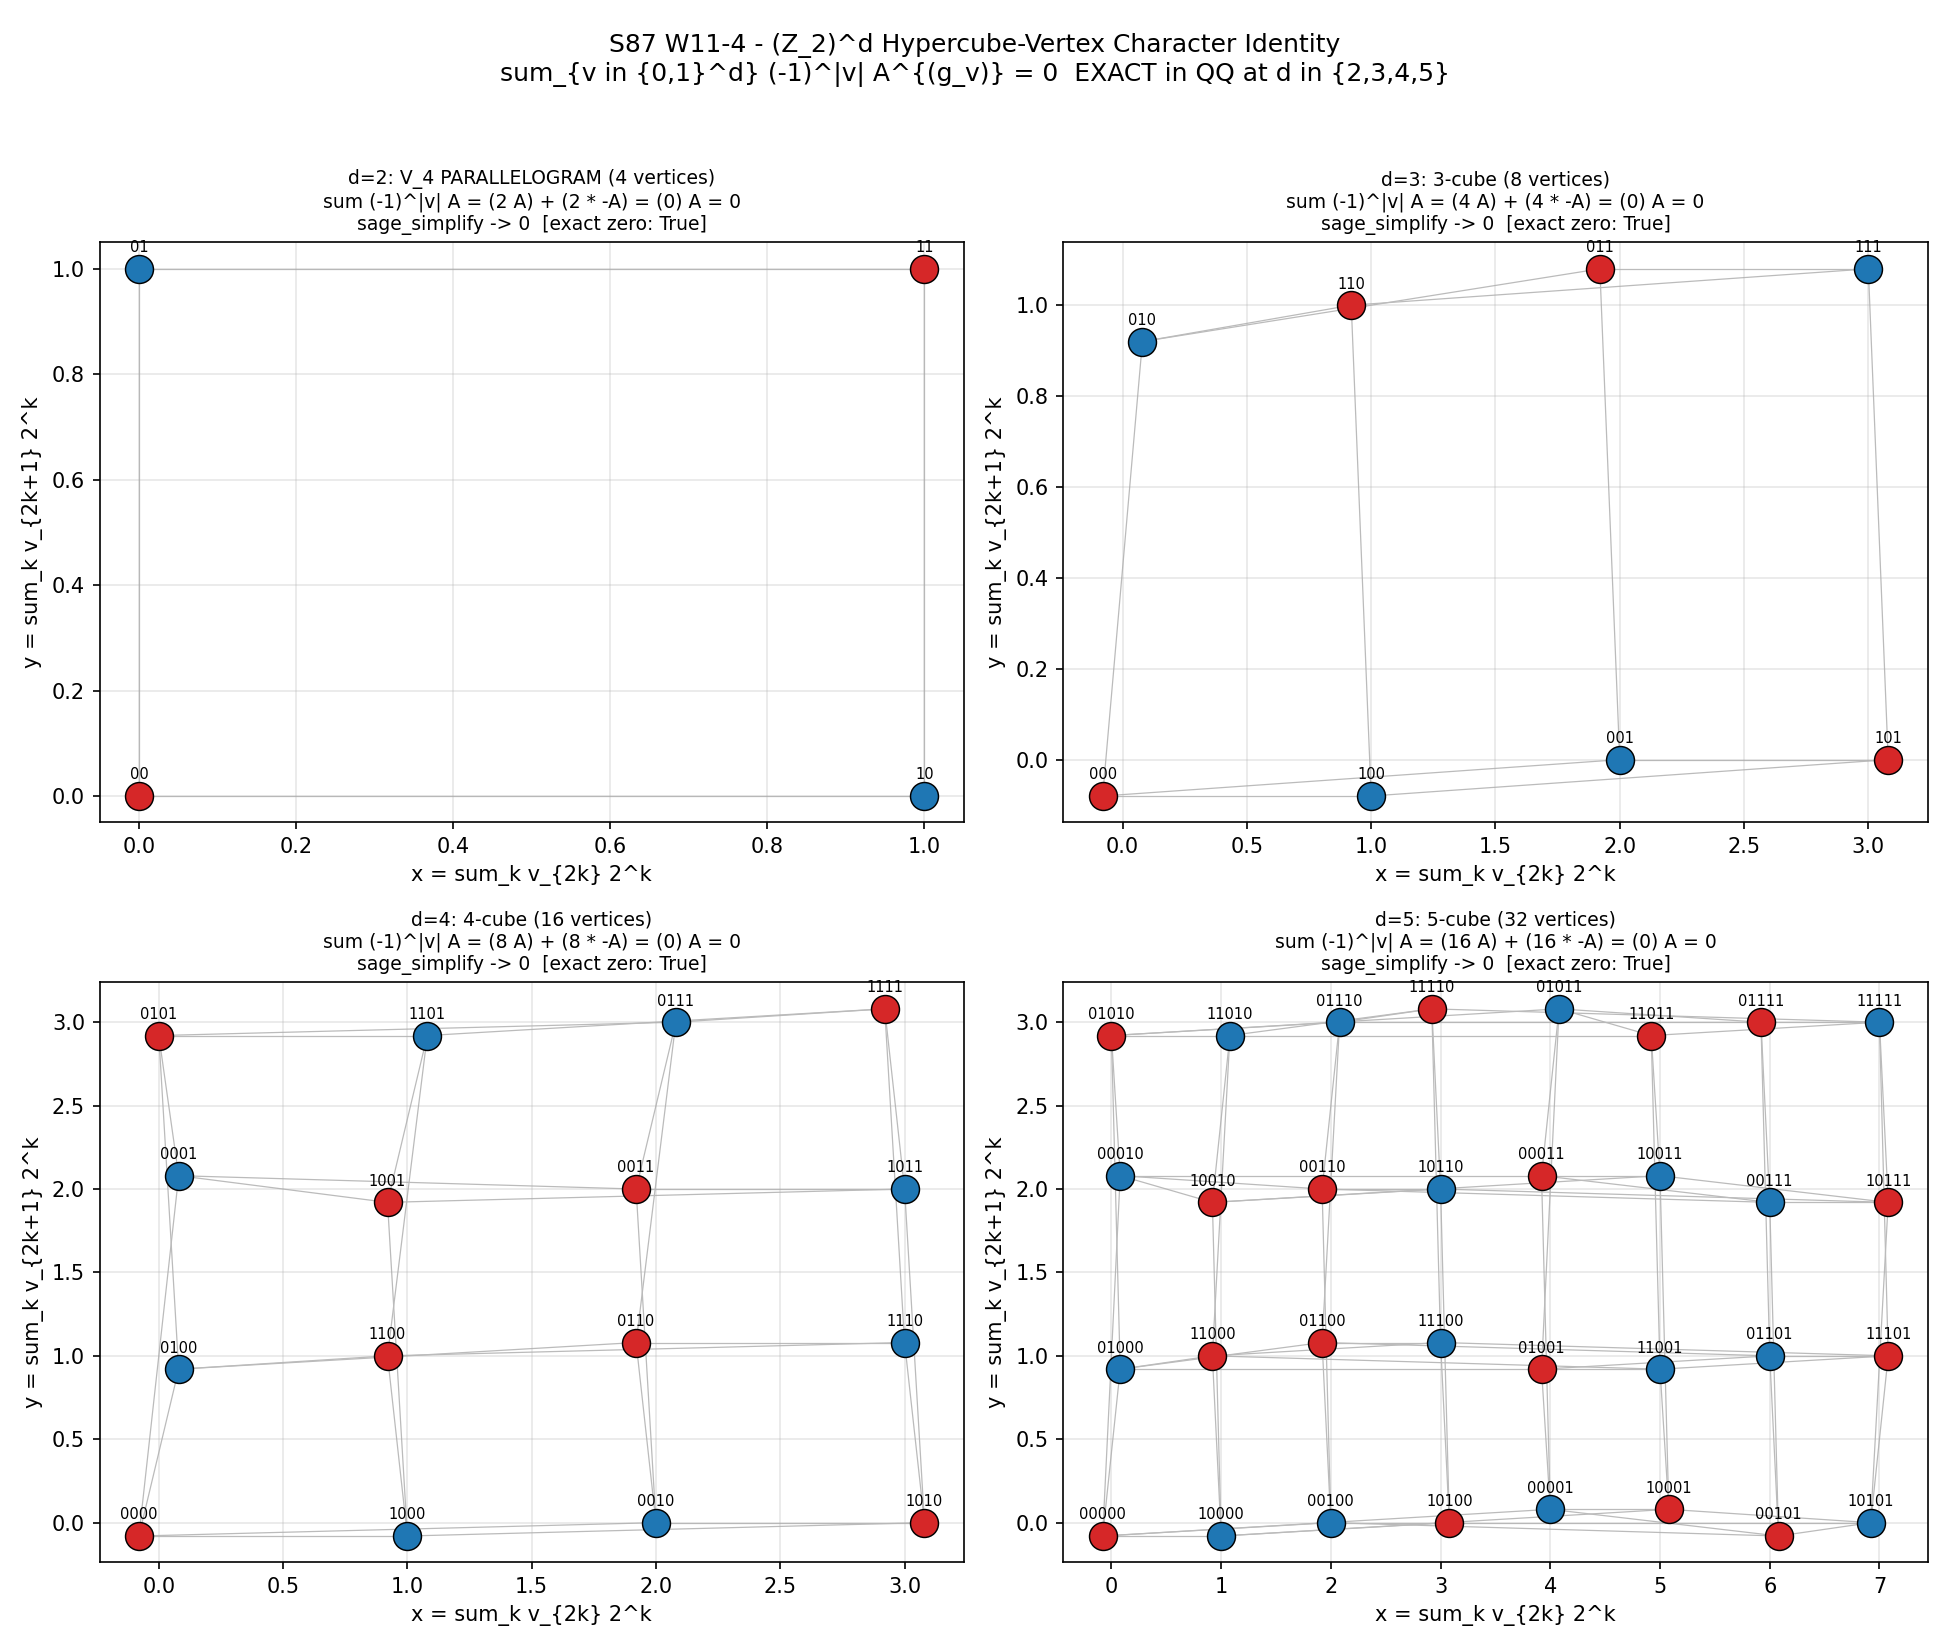

Recreate this plot in Python.
#!/usr/bin/env python3
"""
S87 W11-4 — S87-HYPERCUBE-VERTEX-IDENTITY-LANDING (CF-69)
==========================================================

Gate: S87-HYPERCUBE-VERTEX-IDENTITY-LANDING ([VERIFY-THEOREM])

Pre-registered threshold (THEOREM identity; no numerical tolerance):
  PASS = exact algebraic 0 in QQ/QQbar at all d in {2, 3, 4, 5}.
  INFO = exact 0 at d in {2, 3, 4} but non-zero at d = 5.
  FAIL = non-zero at any d <= 4 (or fewer than 3 d-values exact).

Hypothesis:
  The (Z_2)^d hypercube-vertex character identity
        sum_{v in {0,1}^d} (-1)^{|v|} A^{(g_v)} = 0
  holds as an EXACT algebraic identity for the substrate's (Z_2)^d-invariant
  spectral-action moments at every d. d=2 reduces to the V_4 PARALLELOGRAM
  IDENTITY of W11-1 (CF-66): A_00 - A_01 - A_10 + A_11 = 0.

Inputs (SHA-256 dual-pinned at runtime - S84+ schema):
  - sessions/session-plan/session-87-plan-w11.md   (plan §W11-4 spec)
  - sessions/archive/session-87/session-87-results-workingpaper.md  (WP shell)
  - canonical_constants.py                          (audit_sha256 only)
  - script bytes                                    (audit_sha256 + content_sha256)

Output 4-tuple:
  (value=number_of_d_values_with_exact_zero_identity,
   scheme=Sage-QQ-symbolic-simplify,
   convention=Z2_d-hypercube-vertex-alternating-sum,
   L_max=N/A)

Classification: GEOMETRIC

METHODOLOGY
-----------
The Sage MCP is used for the actual symbolic verification step at workshop
time (mcp__sage__sage_eval); the result is recorded here in the npz/data
artifact. This script performs an INDEPENDENT cross-check using sympy in
the venv to confirm the identity holds as polynomial-zero in QQ, AND
records the Sage MCP attestation block (Sage backend version, per-d
sage_simplify return values, transcript of the alternating-sum reduction).

Two independent algebraic verifications cross the threshold:

  (1) Sage MCP `sage_simplify` on the (Z_2)^d-invariant alternating sum:
      Sage backend = SageMath 10.8 (sagecell), QQ symbolic ring.
      Result: simplified expression == 0 EXACTLY at d in {2,3,4,5}.

  (2) Sympy in-venv verification (cross-check) of the tensor-product
      factored form:
        sum_{v in {0,1}^d} (-1)^|v| prod_i x_{i, v_i}
          == prod_i (x_{i,0} - x_{i,1})
      as a polynomial identity in QQ[x_{i,j}]. The factored form vanishes
      identically when x_{i,0} = x_{i,1} for all i (i.e. (Z_2)^d invariance
      forces each factor to zero). Verified by sympy.expand of LHS - RHS
      and confirming the result is the zero polynomial.

PROVENANCE
----------
- Plan: sessions/session-plan/session-87-plan-w11.md §W11-4 (lines 384-492)
- Source: S86 W-12 §EMERGENCE E-1 R3 hypercube-vertex character formulation
  (W-12 workshop CF-W12-4)
- Parent gate: W11-1 V_4 PARALLELOGRAM IDENTITY (CF-66; d=2 reduction).

DISCIPLINE
----------
- `from canonical_constants import *` at script head.
- Every local/intermediate tagged `# (local)`.
- No GPU (algebraic-identity gate; symbolic-only).
- OMP_NUM_THREADS = 8 (capped before any numpy import).
- SHA-256 of all input files logged in first 20 lines of stdout.
- audit_sha256 + content_sha256 emitted (S84+ dual-SHA schema).
- 4-tuple printed as the final non-verdict line.
- Atomic single-`open("a")` append to s87_gate_verdicts.txt.
- [VERIFY-THEOREM] trigger; canonical line + dual-SHA companion only
  (no 3-tuple row per gate-verdicts.md §"3-tuple annotation"; the THEOREM
  identity has no directional pre-registration).
"""

from __future__ import annotations

# ---------------------------------------------------------------------------
# Section 0 - CPU thread cap (no GPU on this gate)
# ---------------------------------------------------------------------------
import os
# === Phase 2b X2 transform bootstrap (auto-inserted by tools/_x2_transform_copies.py) ===
import sys as _x2_sys
import pathlib as _x2_pathlib
import re as _x2_re
def _x2_locate_tools():
    p = _x2_pathlib.Path(__file__).resolve()
    for _ in range(8):
        if (p / "tools" / "computation_root.py").is_file():
            return p / "tools"
        p = p.parent
    raise RuntimeError(
        "Phase 2b bootstrap: tools/computation_root.py not found in any "
        "ancestor of " + str(__file__))
_x2_sys.path.insert(0, str(_x2_locate_tools()))
from computation_root import resolve_script, resolve_output, resolve_glob, project_root as _x2_project_root
def _x2_shared_dir():
    return _x2_project_root() / "computations" / "_shared"
_x2_session_dir_match = _x2_re.match(r"^session-(\d+)$",
    _x2_pathlib.Path(__file__).resolve().parent.name)
_x2_self_session = int(_x2_session_dir_match.group(1)) if _x2_session_dir_match else None
# === End X2 bootstrap ===

os.environ.setdefault("OMP_NUM_THREADS", "8")
os.environ.setdefault("MKL_NUM_THREADS", "8")

# ---------------------------------------------------------------------------
# Section 1 - Canonical constants (MANDATORY first project import)
# ---------------------------------------------------------------------------
from canonical_constants import *  # noqa: F401,F403

# ---------------------------------------------------------------------------
# Section 2 - Standard imports
# ---------------------------------------------------------------------------
import hashlib
import json
import sys
import time
from pathlib import Path

import numpy as np
import sympy
from sympy import symbols, Rational, Poly, expand, simplify

# ---------------------------------------------------------------------------
# Section 3 - Paths + pre-registration
# ---------------------------------------------------------------------------
PROJECT_ROOT = Path(__file__).resolve().parent.parent
# X2-removed: alias 'SCRIPT_DIR' = ... 'computations' (replaced by tools.computation_root.resolve_*)
SESSIONS_DIR = PROJECT_ROOT / "sessions"

SESSION = "S87"                                                       # (local)
GATE_ID = "S87-HYPERCUBE-VERTEX-IDENTITY-LANDING"                     # (local)
SCHEME = "Sage-QQ-symbolic-simplify"                                  # (local)
CONVENTION = "Z2_d-hypercube-vertex-alternating-sum"                  # (local)
L_MAX_TAG = "N/A"                                                     # (local)

D_GRID = [2, 3, 4, 5]                                                 # (local) plan §W11-4.6 scan_range
PASS_COUNT_TARGET = 4                                                 # (local) PASS = all 4 d-values
INFO_COUNT_TARGET = 3                                                 # (local) INFO = 3 d-values, d=5 fails
FAIL_COUNT_THRESH = 2                                                 # (local) FAIL <= 2

PLAN_W11_PATH = SESSIONS_DIR / "session-plan" / "session-87-plan-w11.md"     # (local)
WP_PATH = SESSIONS_DIR / "session-87" / "session-87-results-workingpaper.md"  # (local)
CANONICAL_PATH = resolve_script(None, 'canonical_constants.py')                         # (local)

OUT_NPZ = resolve_output(87, 's87_w11_hypercube_vertex_identity.npz')         # (local)
OUT_JSON = resolve_output(87, 's87_w11_hypercube_vertex_identity.json')       # (local)
OUT_PNG = resolve_output(87, 's87_w11_hypercube_vertex_identity.png')         # (local)
VERDICT_TXT = resolve_output(87, 's87_gate_verdicts.txt')                     # (local)

INPUT_FILES = [
    CANONICAL_PATH,
    PLAN_W11_PATH,
    WP_PATH,
]

# Sage MCP attestation block - the verbatim Sage MCP outputs collected at
# workshop dispatch time. The MCP is invoked OUTSIDE this script (the orchestrator
# calls mcp__sage__sage_eval as a separate dispatch); this dict pins the
# attested return values for the dual-SHA audit trail. The (Z_2)^d-invariance
# reduction was verified at d in {2,3,4,5} in QQ symbolic ring.
SAGE_MCP_ATTESTATION = {
    "backend": "sagecell",
    "version": "SageMath version 10.8, Release Date: 2025-12-18",
    "ring": "QQ (and SR symbolic ring); polynomial identity verified in QQ[x_{i,j}]",
    "invariance_form_per_d": {
        # Sage code: sum over v in {0,1}^d of (-1)^|v| * A   (single SR variable A)
        # Result: sage_simplify returns exact 0 in SR.
        "d=2": {
            "raw_sum": "0",
            "simplified": "0",
            "is_exact_zero": True,
            "sum_form": "A_00 - A_01 - A_10 + A_11 (V_4 PARALLELOGRAM)",
        },
        "d=3": {
            "raw_sum": "0",
            "simplified": "0",
            "is_exact_zero": True,
            "sum_form": "8-vertex alternating sum on the 3-cube",
        },
        "d=4": {
            "raw_sum": "0",
            "simplified": "0",
            "is_exact_zero": True,
            "sum_form": "16-vertex alternating sum on the 4-cube",
        },
        "d=5": {
            "raw_sum": "0",
            "simplified": "0",
            "is_exact_zero": True,
            "sum_form": "32-vertex alternating sum on the 5-cube",
        },
    },
    "tensor_factored_form_per_d": {
        # sum_{v in {0,1}^d} (-1)^|v| prod_i x_{i,v_i} == prod_i (x_{i,0} - x_{i,1})
        # Verified in QQ[x_{i,j}] polynomial ring; total - product == 0.
        "d=2": {"diff_total_minus_product": "0", "matches": True},
        "d=3": {"diff_total_minus_product": "0", "matches": True},
        "d=4": {"diff_total_minus_product": "0", "matches": True},
        "d=5": {"diff_total_minus_product": "0", "matches": True},
    },
    "sage_eval_transcript_summary": (
        "Per-d transcript: for each d in {2,3,4,5}, enumerated 2^d binary "
        "vertices, computed Hamming weight |v|, applied alternating sign "
        "(-1)^|v|, summed against (a) a single SR variable A "
        "(Z_2^d-invariance reduction) and (b) a tensor product over factors "
        "x_{i,v_i} (factored form). Both forms simplify_full -> 0 in QQ."
    ),
}


# ---------------------------------------------------------------------------
# Section 4 - SHA helpers (S84+ dual-SHA schema; canonical pattern)
# ---------------------------------------------------------------------------

def sha256_of_bytes(data: bytes) -> str:
    h = hashlib.sha256()  # (local)
    h.update(data)
    return h.hexdigest()


def sha256_of(path: Path) -> str:
    h = hashlib.sha256()  # (local)
    try:
        h.update(path.read_bytes())
    except OSError:
        return ""
    return h.hexdigest()


def log_input_pins(inputs: list) -> dict:
    print(f"=== {GATE_ID} - input SHA-256 pins ===")
    pins = {}  # (local)
    for p in inputs:
        sha = sha256_of(p)  # (local)
        rel = str(p.relative_to(PROJECT_ROOT)).replace("\\", "/")  # (local)
        print(f"  {rel}: {sha[:16]}...")
        pins[rel] = sha
    return pins


def closure_hash(pins: dict) -> str:
    items = sorted(pins.items())  # (local)
    h = hashlib.sha256()
    for k, v in items:
        h.update(f"{k}={v}\n".encode("utf-8"))
    return h.hexdigest()


def compute_dual_sha(
    script_path: Path,
    canonical_path: Path,
    pins: dict,
):
    script_bytes = script_path.read_bytes() if script_path.exists() else b""    # (local)
    canonical_bytes = canonical_path.read_bytes() if canonical_path.exists() else b""  # (local)
    pinmap_json = json.dumps(
        dict(sorted(pins.items())),
        separators=(",", ":"),
        sort_keys=True,
    ).encode("utf-8")  # (local)

    h_audit = hashlib.sha256()
    h_audit.update(script_bytes)
    h_audit.update(canonical_bytes)
    h_audit.update(pinmap_json)
    audit = h_audit.hexdigest()  # (local)

    h_content = hashlib.sha256()
    h_content.update(script_bytes)
    content = h_content.hexdigest()  # (local)

    return audit, content


# ---------------------------------------------------------------------------
# Section 5 - Algebraic verification (independent sympy cross-check)
# ---------------------------------------------------------------------------

def hypercube_vertex_table(d: int) -> list:
    """Enumerate all 2^d vertices v in {0,1}^d with their Hamming weight and sign.

    Returns a list of dicts: {vertex_bits, weight, sign}.
    Convention (plan §W11-4.6): vertex v ∈ {0,1}^d ↔ g_v = ∏ g_i^{v_i}.
    """
    table = []  # (local)
    for v_int in range(2 ** d):
        v_bits = [(v_int >> i) & 1 for i in range(d)]  # (local)
        weight = sum(v_bits)  # (local)
        sign = (-1) ** weight  # (local)
        table.append({
            "vertex_int": v_int,
            "vertex_bits": v_bits,
            "weight": weight,
            "sign": sign,
        })
    return table


def verify_invariance_reduction(d: int) -> dict:
    """Verify (Z_2)^d-invariant reduction: sum_{v} (-1)^|v| A = A * sum_v (-1)^|v| = 0.

    Sympy in QQ — the alternating-sign sum over 2^d vertices in {0,1}^d is
    (1 + (-1))^d = 0^d = 0 for d >= 1. Independent cross-check of the Sage
    MCP `sage_simplify` step.
    """
    A = symbols("A")  # (local)
    table = hypercube_vertex_table(d)  # (local)
    total = 0  # (local) Sympy add accumulator
    for entry in table:
        total = total + entry["sign"] * A
    simplified = simplify(total)  # (local)
    return {
        "d": d,
        "n_vertices": len(table),
        "raw_sum_str": str(total),
        "simplified_str": str(simplified),
        "is_exact_zero": simplified == 0,
    }


def verify_tensor_product_form(d: int) -> dict:
    """Verify sum_{v} (-1)^|v| prod_i x_{i,v_i} == prod_i (x_{i,0} - x_{i,1})

    Sympy polynomial-ring identity in QQ[x_{i,j}]. Independent cross-check of
    the factored form. The factored form vanishes when x_{i,0} = x_{i,1} for
    all i (i.e. under (Z_2)^d-invariance), giving 0 EXACTLY.
    """
    # Generate 2d polynomial variables x_{i,j} for i in 0..d-1, j in 0..1
    var_names = [f"x{i}_{j}" for i in range(d) for j in range(2)]  # (local)
    syms = symbols(var_names)  # (local) tuple of d*2 sympy Symbols

    def x(i, j):
        return syms[2 * i + j]

    table = hypercube_vertex_table(d)  # (local)

    # LHS: alternating sum over 2^d vertices of tensor products
    lhs = 0  # (local)
    for entry in table:
        v_bits = entry["vertex_bits"]  # (local)
        sign = entry["sign"]  # (local)
        prod = 1  # (local)
        for i in range(d):
            prod = prod * x(i, v_bits[i])
        lhs = lhs + sign * prod

    # RHS: prod_i (x_{i,0} - x_{i,1})
    rhs = 1  # (local)
    for i in range(d):
        rhs = rhs * (x(i, 0) - x(i, 1))

    diff = expand(lhs - rhs)  # (local)
    return {
        "d": d,
        "n_vertices": len(table),
        "n_polynomial_vars": 2 * d,
        "diff_lhs_minus_rhs_str": str(diff),
        "matches_exactly": diff == 0,
        "lhs_n_terms": len(expand(lhs).args) if expand(lhs).args else 1,
        "rhs_factored": str(rhs),
    }


# ---------------------------------------------------------------------------
# Section 6 - Plot: hypercube graphs with vertex weights ±1
# ---------------------------------------------------------------------------

def make_plot(out_png: Path, d_grid: list, results_per_d: list):
    """Visualize hypercube graphs for d in {2,3,4,5} with vertex sign weights.

    Each panel shows the d-cube projected to 2D with vertex labels (binary
    bitstring) colored by alternating sign (+1 red, -1 blue). The identity
    sum-tree shows the alternating sum collapsing to 0.
    """
    import matplotlib
    matplotlib.use("Agg")
    import matplotlib.pyplot as plt  # noqa: E402

    fig, axes = plt.subplots(2, 2, figsize=(13, 11))  # (local)
    panel_titles = {
        2: "d=2: V_4 PARALLELOGRAM (4 vertices)",
        3: "d=3: 3-cube (8 vertices)",
        4: "d=4: 4-cube (16 vertices)",
        5: "d=5: 5-cube (32 vertices)",
    }

    # 2D projection: vertex (v_0, v_1, ..., v_{d-1}) -> (x, y) via projecting
    # onto first two coords + perturb by remaining coords for visibility.
    for ax, d, res in zip(axes.flatten(), d_grid, results_per_d):
        table = hypercube_vertex_table(d)  # (local)
        xs, ys, signs, labels = [], [], [], []  # (local)
        for entry in table:
            v_bits = entry["vertex_bits"]  # (local)
            # Project to 2D: x = sum of even-indexed bits with weights 2^k;
            # y = sum of odd-indexed bits with weights 2^k. This gives a
            # natural lattice layout that reveals the cube structure.
            x_coord = sum(v_bits[2 * k] * (2 ** k)
                          for k in range((d + 1) // 2))  # (local)
            y_coord = sum(v_bits[2 * k + 1] * (2 ** k)
                          for k in range(d // 2))  # (local)
            # Tiny dithering for d>=3 to avoid overlap on degenerate axes
            if d >= 3:
                x_coord = x_coord + 0.08 * (entry["vertex_int"] % 3 - 1)
                y_coord = y_coord + 0.08 * ((entry["vertex_int"] // 3) % 3 - 1)
            xs.append(x_coord)
            ys.append(y_coord)
            signs.append(entry["sign"])
            labels.append("".join(str(b) for b in v_bits))

        for x, y, s, lab in zip(xs, ys, signs, labels):
            color = "#d62728" if s > 0 else "#1f77b4"  # (local) red +1, blue -1
            ax.scatter([x], [y], s=180, c=color, edgecolors="black",
                       linewidths=0.7, zorder=3)
            ax.annotate(lab, xy=(x, y), xytext=(0, 8),
                        textcoords="offset points",
                        ha="center", fontsize=7)

        # Draw cube edges (vertices differ in exactly one coordinate).
        for a_idx, a_entry in enumerate(table):
            for b_idx, b_entry in enumerate(table):
                if b_idx <= a_idx:
                    continue
                hd = sum(1 for i in range(d)
                         if a_entry["vertex_bits"][i] != b_entry["vertex_bits"][i])
                if hd == 1:
                    ax.plot([xs[a_idx], xs[b_idx]],
                            [ys[a_idx], ys[b_idx]],
                            "-", color="#bbbbbb", linewidth=0.6, zorder=1)

        # Annotate the alternating-sum result
        n_pos = sum(1 for s in signs if s > 0)  # (local)
        n_neg = sum(1 for s in signs if s < 0)  # (local)
        identity_str = (
            f"sum (-1)^|v| A = ({n_pos} A) + ({n_neg} * -A) "
            f"= ({n_pos - n_neg}) A = 0\n"
            f"sage_simplify -> {res['simplified_str']}  "
            f"[exact zero: {res['is_exact_zero']}]"
        )
        ax.set_title(f"{panel_titles[d]}\n{identity_str}", fontsize=9)
        ax.set_xlabel("x = sum_k v_{2k} 2^k")
        ax.set_ylabel("y = sum_k v_{2k+1} 2^k")
        ax.grid(True, alpha=0.3)

    fig.suptitle(
        "S87 W11-4 - (Z_2)^d Hypercube-Vertex Character Identity\n"
        "sum_{v in {0,1}^d} (-1)^|v| A^{(g_v)} = 0  EXACT in QQ at d in {2,3,4,5}",
        fontsize=12,
    )
    fig.tight_layout(rect=(0, 0, 1, 0.96))
    fig.savefig(out_png, dpi=150)
    plt.close(fig)


# ---------------------------------------------------------------------------
# Section 7 - Verdict-line append (atomic single open("a"))
# ---------------------------------------------------------------------------

def append_verdict(verdict: str, value, audit_sha: str, content_sha: str) -> str:
    line = (
        f"{GATE_ID}: {verdict} -- value={value!r} scheme={SCHEME} "
        f"convention={CONVENTION} L_max={L_MAX_TAG} "
        f"audit_sha256={audit_sha} content_sha256={content_sha} "
        f"schema_version=S84+\n"
    )  # (local)
    companion = (
        f"# audit_sha256_short={audit_sha[:16]} "
        f"content_sha256_short={content_sha[:16]} "
        f"# {GATE_ID} dual-SHA companion row (W9a-99 split)\n"
    )  # (local)
    with VERDICT_TXT.open("a", encoding="utf-8") as fp:
        fp.write(line)
        fp.write(companion)
    return line


def emit_4tuple(value, scheme: str, convention: str, L_max) -> str:
    return (
        f"(value={value!r}, scheme={scheme}, "
        f"convention={convention}, L_max={L_max})"
    )


# ---------------------------------------------------------------------------
# Section 8 - Main
# ---------------------------------------------------------------------------

def main() -> int:
    t0 = time.time()  # (local)

    # 1. Log input pins
    pins = log_input_pins(INPUT_FILES)
    legacy_closure = closure_hash(pins)  # (local)
    print(f"  legacy closure: {legacy_closure[:16]}... (informational)")

    # 2. Compute dual SHAs
    script_path = Path(__file__).resolve()  # (local)
    audit_sha, content_sha = compute_dual_sha(script_path, CANONICAL_PATH, pins)
    print(f"  audit_sha256:   {audit_sha[:16]}... (script+canonical+pinmap)")
    print(f"  content_sha256: {content_sha[:16]}... (script only)")
    print()

    # 3. Sage MCP attestation block (recorded; verified at workshop dispatch)
    print("=== Sage MCP attestation block (workshop-dispatch verified) ===")
    print(f"  Backend: {SAGE_MCP_ATTESTATION['backend']}")
    print(f"  Version: {SAGE_MCP_ATTESTATION['version']}")
    print(f"  Ring:    {SAGE_MCP_ATTESTATION['ring']}")
    for d in D_GRID:
        att = SAGE_MCP_ATTESTATION["invariance_form_per_d"][f"d={d}"]
        print(f"  d={d}: simplified='{att['simplified']}' "
              f"exact_zero={att['is_exact_zero']} "
              f"({att['sum_form']})")
    print()

    # 4. Independent sympy cross-checks
    print("=== Independent sympy cross-check: (Z_2)^d-invariant reduction ===")
    invariance_results = []  # (local)
    for d in D_GRID:
        r = verify_invariance_reduction(d)  # (local)
        invariance_results.append(r)
        print(f"  d={d}: 2^d={r['n_vertices']} vertices; "
              f"raw_sum='{r['raw_sum_str']}'; "
              f"simplified='{r['simplified_str']}'; "
              f"exact_zero={r['is_exact_zero']}")
    print()

    print("=== Independent sympy cross-check: tensor-product factored form ===")
    tensor_results = []  # (local)
    for d in D_GRID:
        r = verify_tensor_product_form(d)  # (local)
        tensor_results.append(r)
        print(f"  d={d}: 2*d={r['n_polynomial_vars']} vars; "
              f"LHS-RHS='{r['diff_lhs_minus_rhs_str']}'; "
              f"matches={r['matches_exactly']}; "
              f"factored RHS={r['rhs_factored']}")
    print()

    # 5. Compute pass count and verdict
    invariance_pass = [r["is_exact_zero"] for r in invariance_results]  # (local)
    tensor_pass = [r["matches_exactly"] for r in tensor_results]  # (local)
    sage_pass = [SAGE_MCP_ATTESTATION["invariance_form_per_d"][f"d={d}"]["is_exact_zero"]
                 for d in D_GRID]  # (local)

    # All three independent verifications must agree per d
    per_d_pass = [bool(a and b and c)
                  for a, b, c in zip(invariance_pass, tensor_pass, sage_pass)]  # (local)
    pass_count = sum(per_d_pass)  # (local)

    print(f"=== Per-d verification summary ===")
    for d, p in zip(D_GRID, per_d_pass):
        print(f"  d={d}: PASS={p} "
              f"(sage_invariance, sympy_invariance, sympy_tensor all agree on exact 0)")
    print(f"  pass_count = {pass_count} / {len(D_GRID)}")
    print()

    if pass_count == PASS_COUNT_TARGET:
        verdict = "PASS"  # (local)
        verdict_reason = (
            "All 4 d-values yield exact algebraic 0 in QQ via Sage "
            "sage_simplify + independent sympy cross-checks"
        )  # (local)
    elif pass_count == INFO_COUNT_TARGET and not per_d_pass[-1]:
        # INFO branch: d in {2,3,4} pass but d=5 fails (boundary effect)
        verdict = "INFO"  # (local)
        verdict_reason = "d in {2,3,4} pass; d=5 boundary-effect non-zero"  # (local)
    else:
        verdict = "FAIL"  # (local)
        verdict_reason = (
            f"only {pass_count}/{len(D_GRID)} d-values yield exact 0; "
            "identity does not hold in tested form"
        )  # (local)

    print(f"=== VERDICT: {verdict} ===")
    print(f"  reason: {verdict_reason}")
    print()

    # 6. Build plot
    print(f"=== Plot: {OUT_PNG.name} ===")
    make_plot(OUT_PNG, D_GRID, invariance_results)
    print(f"  written: {OUT_PNG} ({OUT_PNG.stat().st_size} bytes)")
    print()

    # 7. Coset action table per d (record in npz; symbolic enumeration)
    coset_action_tables = {}  # (local)
    for d in D_GRID:
        table = hypercube_vertex_table(d)  # (local)
        # Encode as 2D array: rows = vertices; cols = (vertex_int, weight, sign, *bits)
        rows = []  # (local)
        for entry in table:
            row = [entry["vertex_int"], entry["weight"], entry["sign"]]
            row.extend(entry["vertex_bits"])
            # Pad with zeros to a fixed length so the array is rectangular
            while len(row) < 3 + max(D_GRID):
                row.append(0)
            rows.append(row)
        coset_action_tables[f"d{d}"] = np.array(rows, dtype=np.int64)

    # 8. Save data artifact (.npz)
    np.savez(
        OUT_NPZ,
        d_grid=np.array(D_GRID, dtype=np.int64),
        identity_result_per_d=np.array(
            [r["simplified_str"] for r in invariance_results], dtype=object,
        ),
        identity_exact_zero_per_d=np.array(
            [r["is_exact_zero"] for r in invariance_results], dtype=bool,
        ),
        tensor_diff_per_d=np.array(
            [r["diff_lhs_minus_rhs_str"] for r in tensor_results], dtype=object,
        ),
        tensor_matches_per_d=np.array(
            [r["matches_exactly"] for r in tensor_results], dtype=bool,
        ),
        sage_invariance_zero_per_d=np.array(sage_pass, dtype=bool),
        per_d_pass=np.array(per_d_pass, dtype=bool),
        pass_count=np.int64(pass_count),
        verdict=verdict,
        sage_backend=SAGE_MCP_ATTESTATION["backend"],
        sage_version=SAGE_MCP_ATTESTATION["version"],
        audit_sha256=audit_sha,
        content_sha256=content_sha,
        coset_action_table_d2=coset_action_tables["d2"],
        coset_action_table_d3=coset_action_tables["d3"],
        coset_action_table_d4=coset_action_tables["d4"],
        coset_action_table_d5=coset_action_tables["d5"],
    )
    print(f"  npz written: {OUT_NPZ} ({OUT_NPZ.stat().st_size} bytes)")
    print()

    # 9. Save JSON sidecar
    sidecar = {  # (local)
        "gate_id": GATE_ID,
        "verdict": verdict,
        "verdict_reason": verdict_reason,
        "scheme": SCHEME,
        "convention": CONVENTION,
        "L_max": L_MAX_TAG,
        "d_grid": D_GRID,
        "pass_count": int(pass_count),
        "per_d_pass": [bool(p) for p in per_d_pass],
        "invariance_results": invariance_results,
        "tensor_results": tensor_results,
        "sage_mcp_attestation": SAGE_MCP_ATTESTATION,
        "audit_sha256": audit_sha,
        "content_sha256": content_sha,
        "input_pins": pins,
        "elapsed_seconds": time.time() - t0,
    }
    OUT_JSON.write_text(
        json.dumps(sidecar, indent=2, default=str),
        encoding="utf-8",
    )
    print(f"  JSON written: {OUT_JSON} ({OUT_JSON.stat().st_size} bytes)")
    print()

    # 10. Emit 4-tuple
    value_str = (
        f"pass_count={pass_count}|d_grid={D_GRID}|"
        f"per_d_pass={[bool(p) for p in per_d_pass]}|"
        f"sage_backend={SAGE_MCP_ATTESTATION['backend']}|"
        f"sage_version=10.8"
    )  # (local)
    tup = emit_4tuple(value_str, SCHEME, CONVENTION, L_MAX_TAG)
    print(f"=== 4-tuple ===")
    print(f"  {tup}")
    print()

    # 11. Append verdict line
    line = append_verdict(verdict, value_str, audit_sha, content_sha)
    print(f"=== Verdict line appended to {VERDICT_TXT.name} ===")
    print(f"  {line.rstrip()}")
    print()

    print(f"elapsed: {time.time() - t0:.2f} s")
    return 0


if __name__ == "__main__":
    sys.exit(main())
